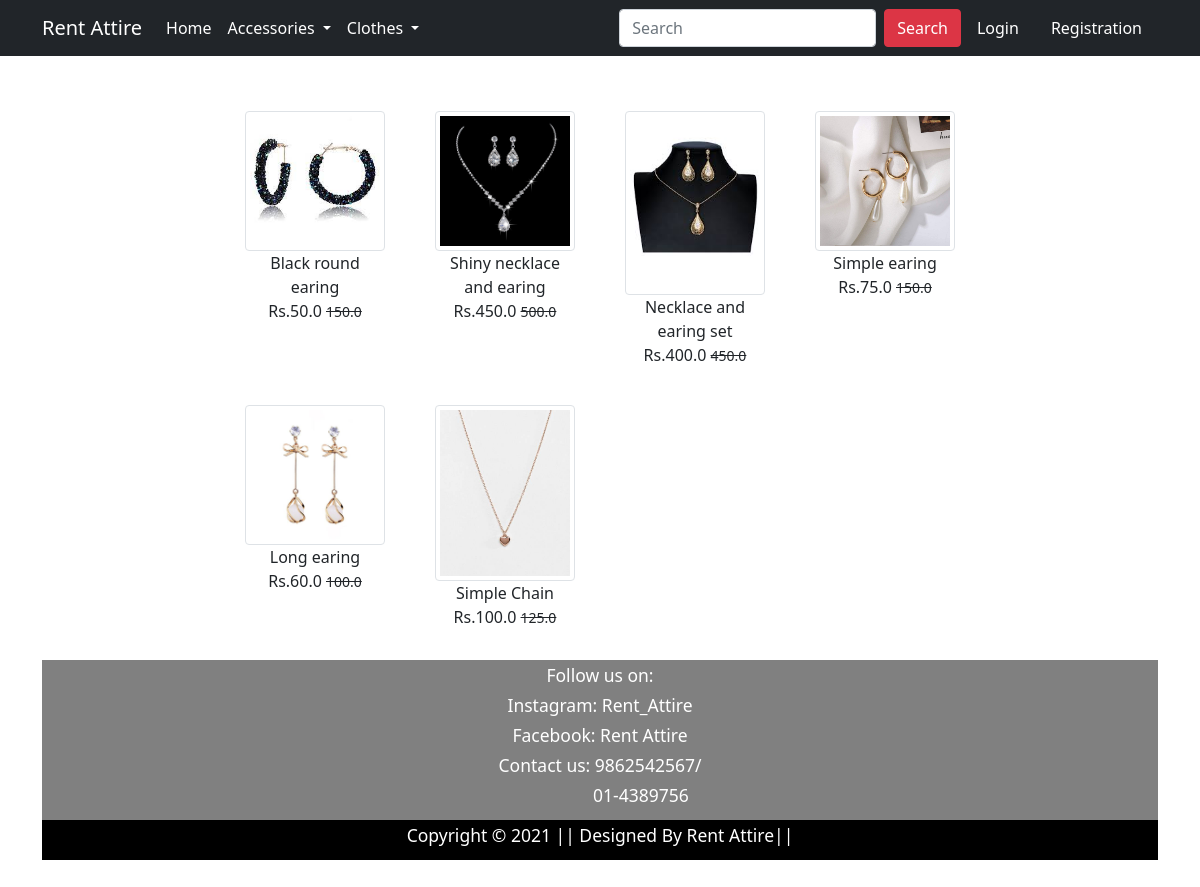
Page /earingsandnecklace/ on the committed database.
### app/models.py (models this page shows, shortened)
class Product(models.Model):
    title = models.CharField(max_length=100)
    renting_price = models.FloatField()
    discounted_price = models.FloatField()
    description = models.TextField()
    category = models.CharField(choices = CATEGORY_CHOICES, max_length=2)
    materialandcare = models.TextField(null=True)
    product_image = models.ImageField(upload_to='producting')

### app/views.py (the view)
# urls.py: path('earingsandnecklace/', views.earingsandnecklace, name='earingsandnecklace'),
def earingsandnecklace(request):
    totalitem = 0
    earingsandnecklace = Product.objects.filter(category = 'E')
    if request.user.is_authenticated:
      totalitem = len(Cart.objects.filter(user=request.user))
    return render(request, 'app/earingsandnecklace.html',{'earingsandnecklace':earingsandnecklace,'totalitem':totalitem})

### app/templates/app/earingsandnecklace.html (shortened to what this page needs)
{% extends 'app/base.html' %}
{% load static %}
{% block main-content %}
<div class="container my-5">
 <div class="row">
  <div class="col-sm-2">
  </div>
  <div class="col-sm-8">
      <div class="row">
        {% for product in earingsandnecklace %}
        <div class= "col-sm-3 text-center mb-4">
          <a href= "{% url 'product-detail' product.id %}"
            class= "btn">
             <div class ="item">
                <img src="{{product.product_image.url}}" alt="" class="img-fluid img-thumbnail">
               <div class = "fw-blod">{{product.title}}</div>
               <div class = "fw-blod">Rs.{{product.discounted_price}}
                 <small class ="fw-light text-decoration-line-through">{{product.renting_price}}</small>
               </div>
             </div>
              </a>
        </div>
        {% endfor %}
  </div>
 </div>
</div>
{% endblock main-content %}

### rows in the picture
Product: product_image (picture), title "Black round earing", discounted_price "50.0", renting_price "150.0"
Product: product_image (picture), title "Shiny necklace and earing", discounted_price "450.0", renting_price "500.0"
Product: product_image (picture), title "Necklace and earing set", discounted_price "400.0", renting_price "450.0"
Product: product_image (picture), title "Simple earing", discounted_price "75.0", renting_price "150.0"
Product: product_image (picture), title "Long earing", discounted_price "60.0", renting_price "100.0"
Product: product_image (picture), title "Simple Chain", discounted_price "100.0", renting_price "125.0"
